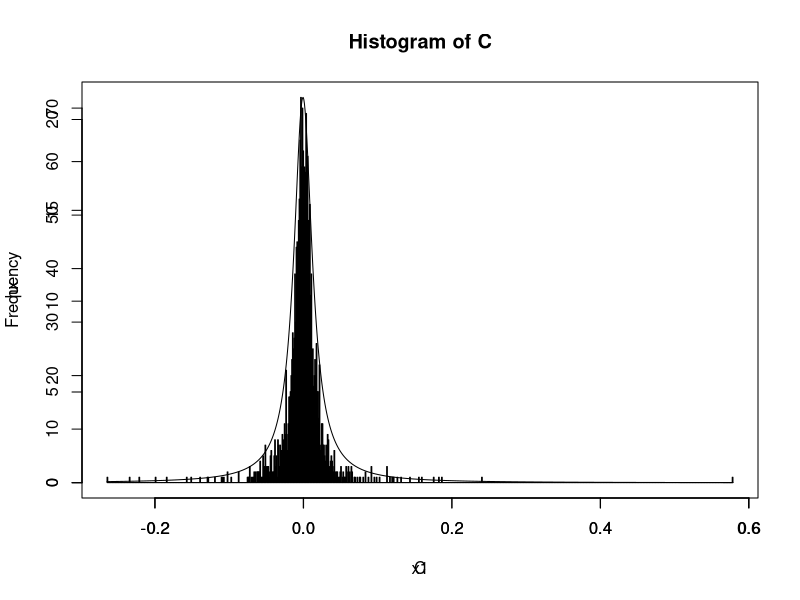
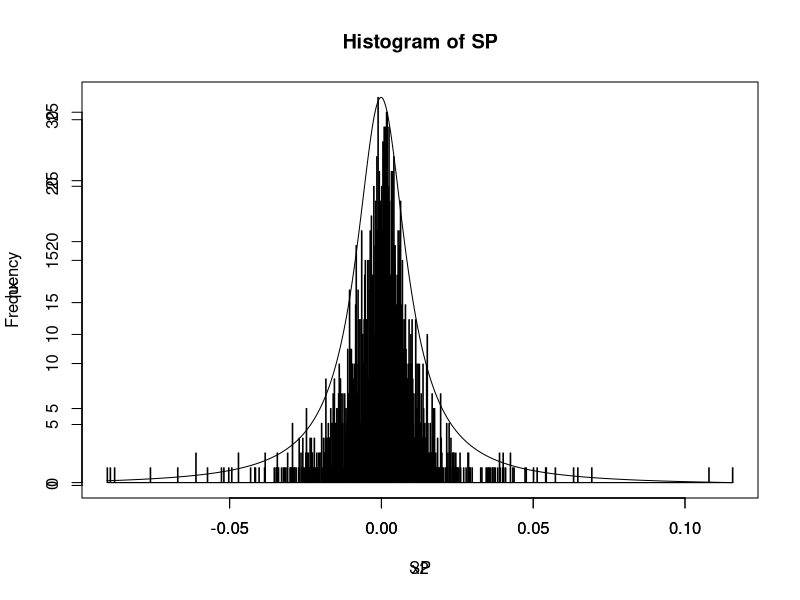
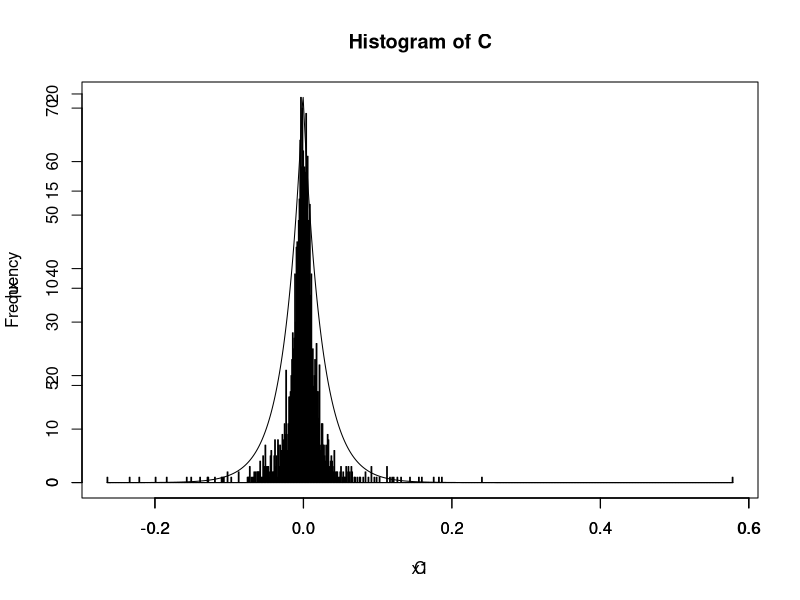
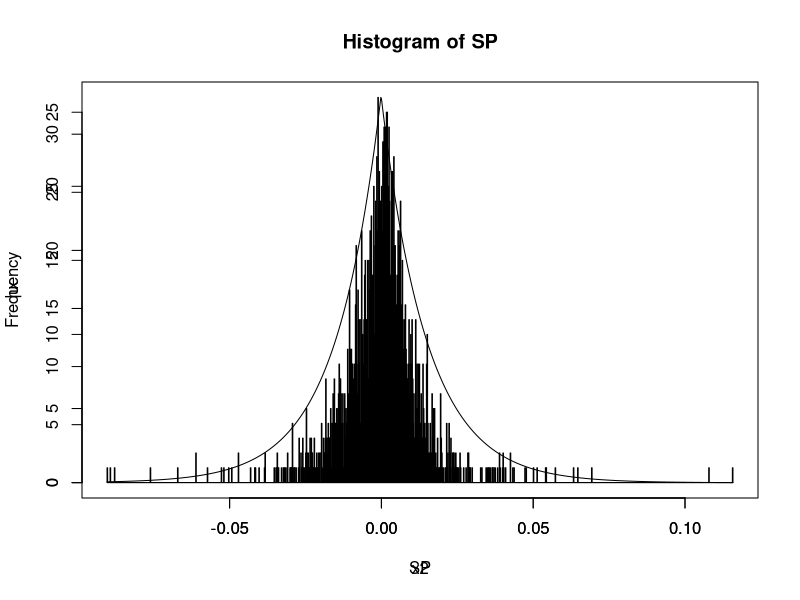
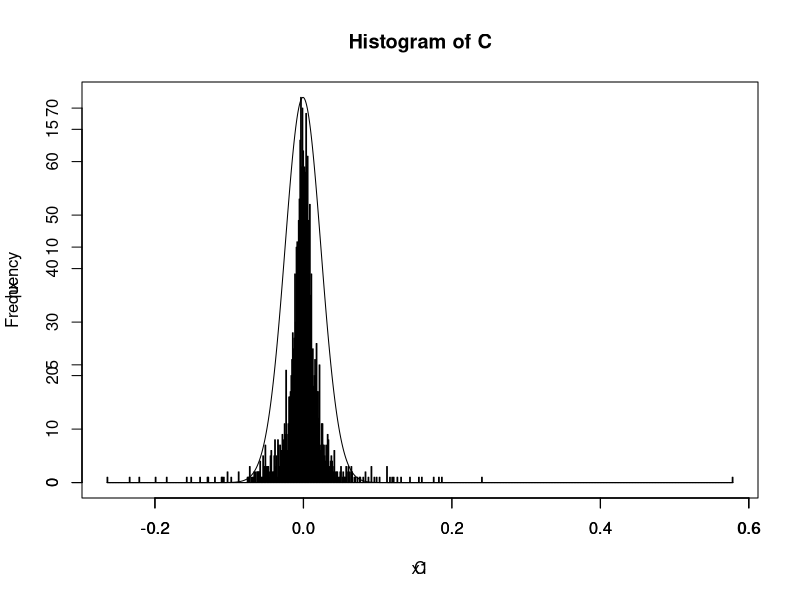
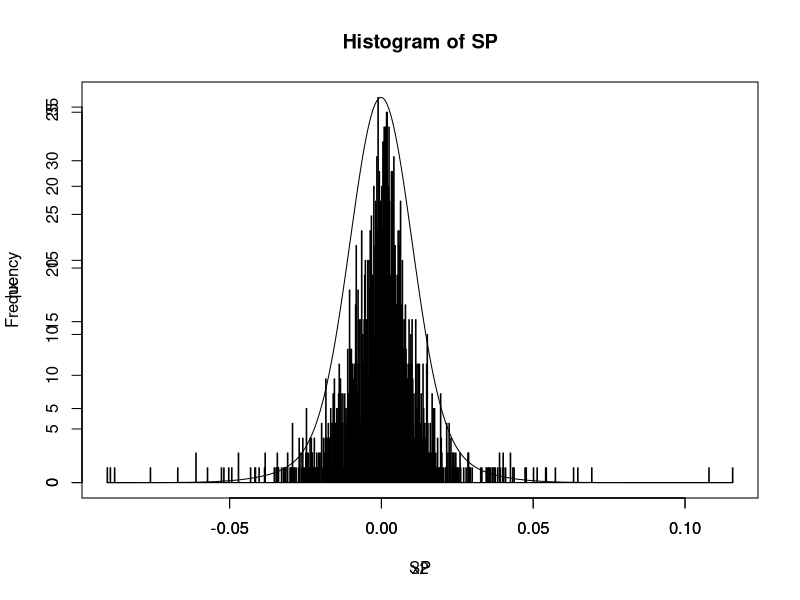

The R script that drew these images, in order:
DoubleExponential_density <- function(x,mean,b){
  
  density = exp(-1*abs(x-mean)/b)/(2*b);
  return(density);
}

Mixture_density <- function(x,mean1,std1,mean2,std2,p){
  
  density = p*dnorm(x,mean1,std1) + (1-p)*dnorm(x,mean2,std2);
  return(density);
}

main <- function(){

  data = read.table("d-csp0108.txt", stringsAsFactors = F, header = TRUE)
  C <- data[,2];
  SP <- data[,3];
  x1 = seq(min(C),max(C), length = 1000);
  x2 = seq(min(SP),max(SP), length = 1000);
  
  #Cauchy
  png("Plots/C_rtn_hist_cauchy.png");
  hist(C,1000);
  par(new = TRUE);
  hx = dcauchy(x1,mean(C),0.015,log = FALSE);
  plot(x1,hx,type = 'l');
  dev.off();
  
  png("Plots/SP_rtn_hist_cauchy.png");
  hist(SP,1000);
  par(new = TRUE);
  hx = dcauchy(x2,mean(SP),0.01,log = FALSE);
  plot(x2,hx,type = 'l');
  dev.off();
  
  #DoubleExponential
  png("Plots/C_rtn_hist_doubleexp.png");
  hist(C,1000);
  par(new = TRUE);
  hx = DoubleExponential_density(x1,mean(C),0.025);
  plot(x1,hx,type = 'l');
  dev.off();
  
  png("Plots/SP_rtn_hist_doubleexp.png");
  hist(SP,1000);
  par(new = TRUE);
  hx = DoubleExponential_density(x2,mean(SP),0.015);
  plot(x2,hx,type = 'l');
  dev.off();
  
  #Mixture
  png("Plots/C_rtn_hist_mixture1.png");
  hist(C,1000);
  par(new = TRUE);
  hx = Mixture_density(x1,mean(C),0.025,mean(C),0.02,0.9);
  plot(x1,hx,type = 'l');
  dev.off();
  
  png("Plots/SP_rtn_hist_mixture.png");
  hist(SP,1000);
  par(new = TRUE);
  hx = Mixture_density(x2,mean(SP),0.01,mean(SP),0.02,0.8);
  plot(x2,hx,type = 'l');
  dev.off();
  
}

main();
